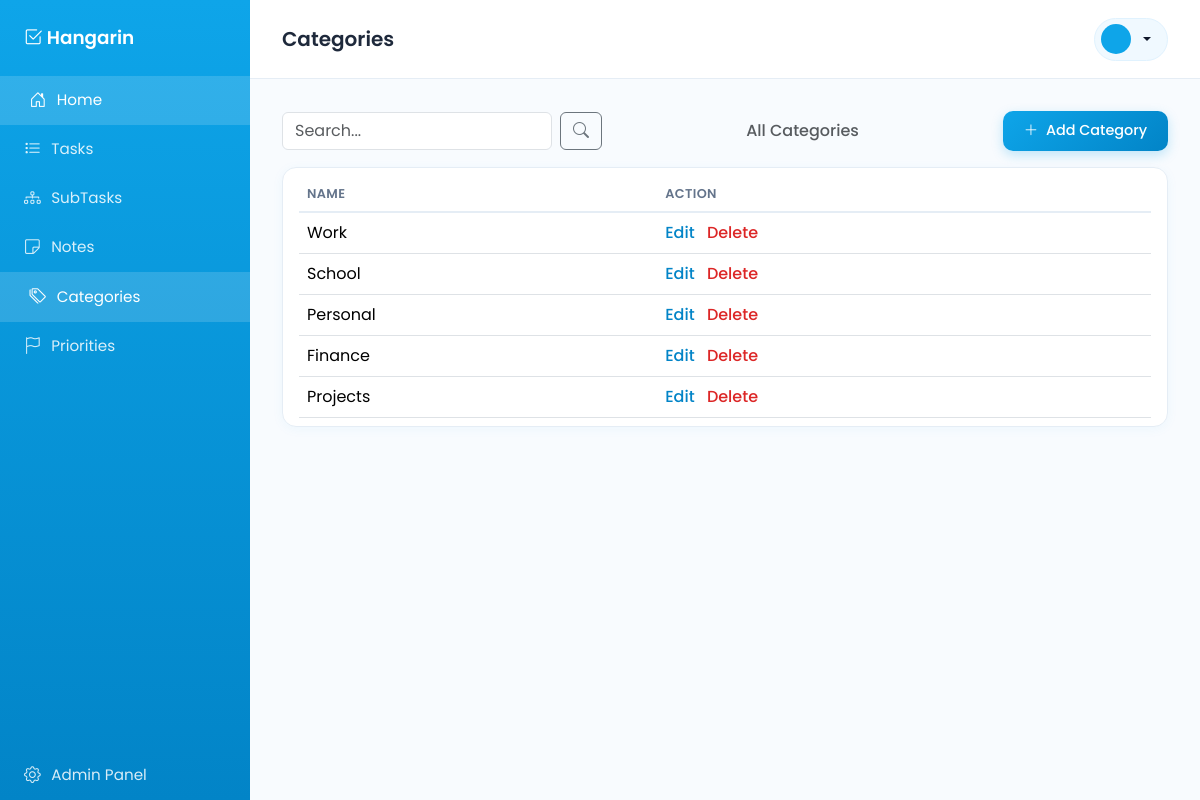
/categories/, run on an earlier commit of the app's database.
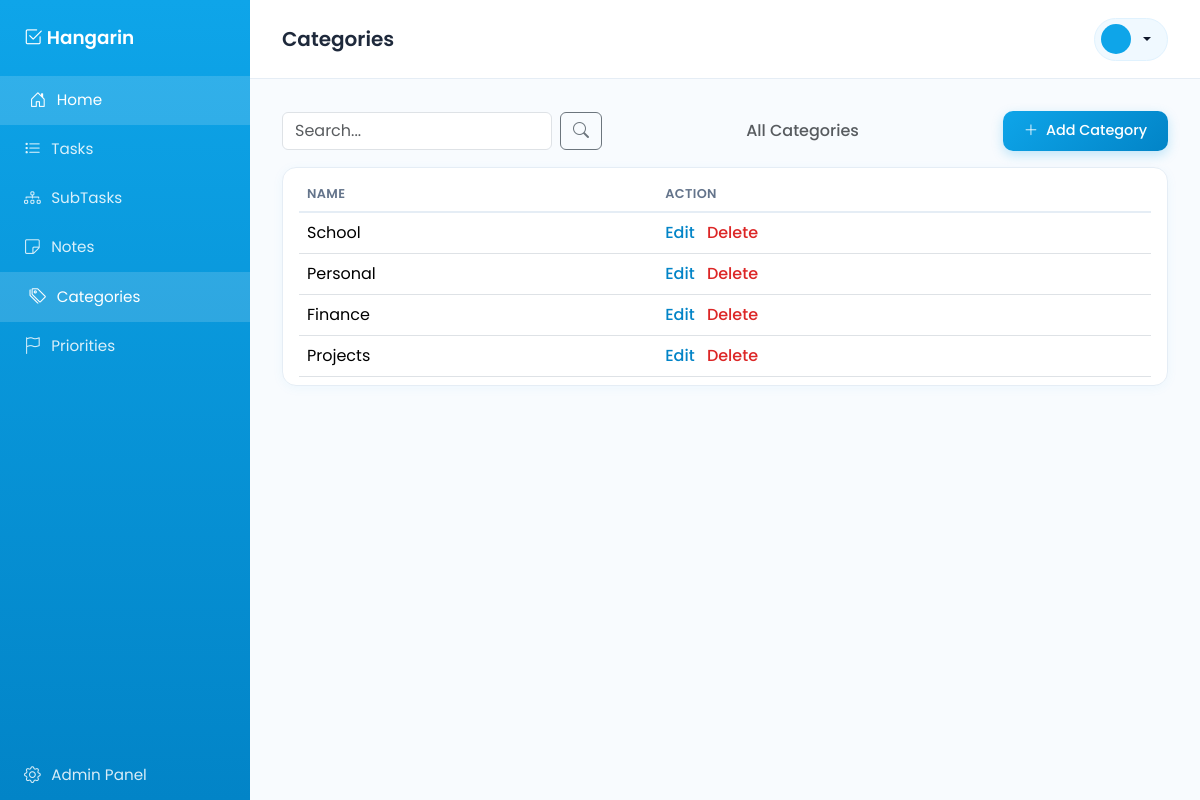
And on a later commit of the database.
### Tasks/models.py (models this page shows, shortened)
class BaseModel(models.Model):
    created_at = models.DateTimeField(auto_now_add=True)
    updated_at = models.DateTimeField(auto_now=True)
    class Meta:
        abstract = True

class Category(BaseModel):
    name = models.CharField(max_length=100)
    class Meta:
        verbose_name = "Category"
        verbose_name_plural = "Categories"

### Tasks/views.py (the view)
# urls.py: path('categories/', CategoryListView.as_view(), name='category-list'),
class CategoryListView(ListView):
    model = Category
    template_name = "Tasks/category_list.html"
    context_object_name = "categories"
    paginate_by = 5
    def get_queryset(self):
        qs = super().get_queryset()
        query = self.request.GET.get('q')
        if query:
            qs = qs.filter(Q(name__icontains=query))
        return qs

### Tasks/templates/Tasks/category_list.html (shortened to what this page needs)
{% extends "base.html" %}
{% block page_title %}Categories{% endblock %}
{% block content %}
<div class="d-flex justify-content-between align-items-center mb-3">
    <form method="get" class="d-flex" style="max-width: 320px;">
    <input type="text" name="q" class="form-control me-2" placeholder="Search..." value="{{ request.GET.q }}">
    <button type="submit" class="btn btn-outline-secondary"><i class="bi bi-search"></i></button>
</form>
    <h6 class="mb-0 text-muted">All Categories</h6>
    <a href="{% url 'category-add' %}" class="btn btn-primary-sky">
        <i class="bi bi-plus-lg me-1"></i> Add Category
    </a>
</div>
<div class="card-panel">
    <table class="table table-hover align-middle mb-0">
        <thead>
            <tr>
                <th>Name</th>
                <th>Action</th>
            </tr>
        </thead>
        <tbody>
            {% for category in categories %}
            <tr>
                <td>{{ category.name }}</td>
                <td>
                    <a href="{% url 'category-update' category.pk %}" class="action-link">Edit</a>
                    <a href="{% url 'category-delete' category.pk %}" class="action-link text-danger">Delete</a>
                </td>
            </tr>
            {% empty %}
            <tr><td colspan="2" class="text-center text-muted py-4">No categories yet.</td></tr>
            {% endfor %}
        </tbody>
    </table>
</div>
{% endblock %}

What changed in the data, as far as the page shows it:
removed Category: name "Work"
